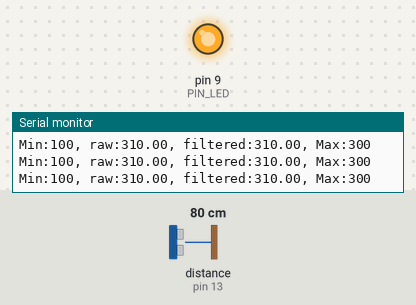
Recording of a sketch running on a simulated Arduino Uno, built with avr-gcc and run on an emulated ATmega328P. Parts: output pins drawn as LEDs (lit = HIGH), the last lines printed to the serial monitor. Wiring (inferred from the names in the program): ultrasonic range finder: trigger pin 12; echo pin 13. The inputs (shaded band) are chosen by the test bench; at power-on: distance to the obstacle (sensor on pin 13) 80 cm. The echo pulse lasts 58.3 µs per cm; pins used as bus, display or sensor lines are not drawn.

Above: at 1.2 s.
1.3 s: distance to the obstacle (sensor on pin 13) set to 18 cm
At 1.8 s:
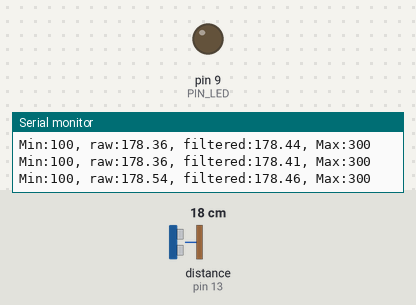
2.8 s: distance to the obstacle (sensor on pin 13) set to 12 cm
4.3 s: distance to the obstacle (sensor on pin 13) set to 9 cm
At 5.3 s:
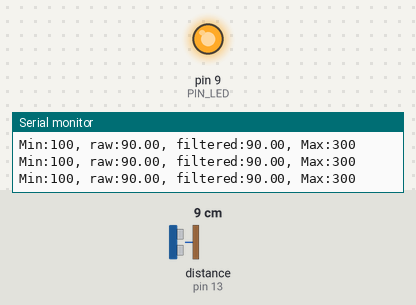
Timing chart, 0 to 7.3 s (numbered marks = the images above; inputs shaded):
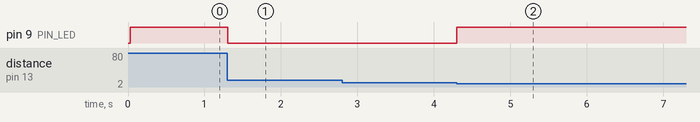

Measured:
- the behaviour switches between 11 and 10 cm on distance to the obstacle (sensor on pin 13) (found by bisection; images 1 and 2)
- after the input at 1.3 s, pin 9 (PIN_LED): HIGH → LOW at once
- after the input at 4.3 s, pin 9 (PIN_LED): LOW → HIGH at once

The sketch:

09_example_1.ino
```cpp
// Arduino pin assignment
#define PIN_LED  9
#define PIN_TRIG 12
#define PIN_ECHO 13

// configurable parameters
#define SND_VEL 346.0     // sound velocity at 24 celsius degree (unit: m/sec)
#define INTERVAL 25       // sampling interval (unit: msec)
#define PULSE_DURATION 10 // ultra-sound Pulse Duration (unit: usec)
#define _DIST_MIN 100     // minimum distance to be measured (unit: mm)
#define _DIST_MAX 300     // maximum distance to be measured (unit: mm)

#define TIMEOUT ((INTERVAL / 2) * 1000.0) // maximum echo waiting time (unit: usec)
#define SCALE (0.001 * 0.5 * SND_VEL)     // coefficent to convert duration to distance

#define _EMA_ALPHA 0.4    // EMA weight of new sample (range: 0 to 1)
                          // Setting EMA to 1 effectively disables EMA filter.

// global variables
unsigned long last_sampling_time;   // unit: msec
float dist_prev = _DIST_MAX;        // Distance last-measured
float dist_ema = _DIST_MAX;         // EMA distance

void setup() {
  // initialize GPIO pins
  pinMode(PIN_LED, OUTPUT);
  pinMode(PIN_TRIG, OUTPUT);
  pinMode(PIN_ECHO, INPUT);
  digitalWrite(PIN_TRIG, LOW);

  // initialize serial port
  Serial.begin(57600);
}

void loop() {
  float dist_raw;

  // wait until next sampling time
  if (millis() < last_sampling_time + INTERVAL)
    return;

  // get a distance reading from the USS
  dist_raw = USS_measure(PIN_TRIG, PIN_ECHO);

  // Check distance and adjust LED accordingly
  if ((dist_raw == 0.0) || (dist_raw > _DIST_MAX)) {
      dist_raw = _DIST_MAX + 10.0;    // Set Higher Value
      digitalWrite(PIN_LED, HIGH);    // LED OFF
  } else if (dist_raw < _DIST_MIN) {
      dist_raw = _DIST_MIN - 10.0;    // Set Lower Value
      digitalWrite(PIN_LED, HIGH);    // LED OFF
  } else {    // In desired Range
      digitalWrite(PIN_LED, LOW);     // LED ON
  }

  // Implement the EMA equation for filtering
  dist_ema = (dist_raw * _EMA_ALPHA) + (dist_ema * (1.0 - _EMA_ALPHA));

  // output the distance to the serial port
  Serial.print("Min:");   Serial.print(_DIST_MIN);
  Serial.print(", raw:");  Serial.print(dist_raw);
  Serial.print(", filtered:");  Serial.print(dist_ema);
  Serial.print(", Max:");  Serial.print(_DIST_MAX);
  Serial.println("");

  // update last sampling time
  last_sampling_time += INTERVAL;
}

float USS_measure(int TRIG, int ECHO) {
  digitalWrite(TRIG, HIGH);
  delayMicroseconds(PULSE_DURATION);
  digitalWrite(TRIG, LOW);

  return pulseIn(ECHO, HIGH, TIMEOUT) * SCALE; // unit: mm
}
```
